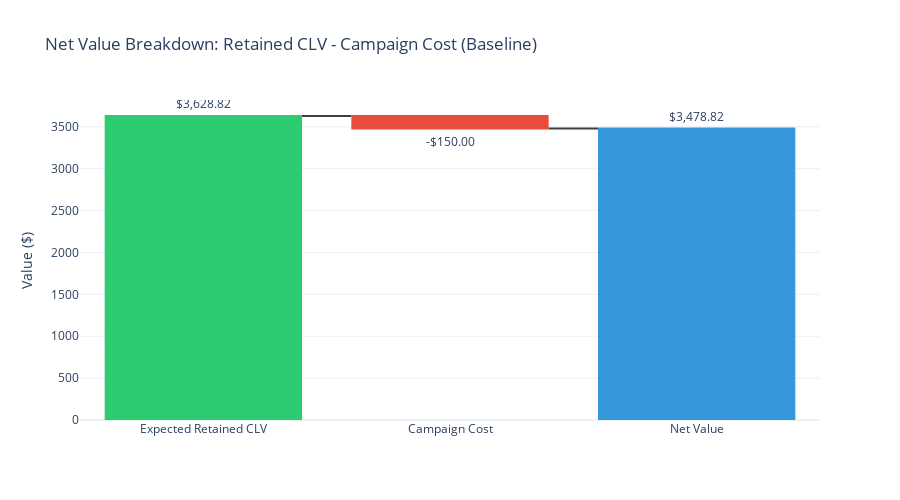

Write notebook code for a chart like this one.
### Code cell
# Visualization 7: Waterfall Chart - Net Value Breakdown
baseline_kpis = baseline_results['kpis']

fig7 = go.Figure(go.Waterfall(
    name="Net Value", orientation="v",
    measure=["relative", "relative", "total"],
    x=["Expected Retained CLV", "Campaign Cost", "Net Value"],
    y=[baseline_kpis['expected_retained_clv'], -baseline_kpis['total_spend'], baseline_kpis['net_value']],
    text=[
        f"${baseline_kpis['expected_retained_clv']:,.2f}",
        f"-${baseline_kpis['total_spend']:,.2f}",
        f"${baseline_kpis['net_value']:,.2f}"
    ],
    textposition="outside",
    connector={"line": {"color": "rgb(63, 63, 63)"}},
    decreasing={"marker": {"color": "#E74C3C"}},
    increasing={"marker": {"color": "#2ECC71"}},
    totals={"marker": {"color": "#3498DB"}}
))

fig7.update_layout(
    title="Net Value Breakdown: Retained CLV - Campaign Cost (Baseline)",
    template='plotly_white',
    height=500,
    showlegend=False,
    yaxis_title="Value ($)"
)

fig7.show()

print("INTERPRETATION:")
print(f"Expected retained CLV of ${baseline_kpis['expected_retained_clv']:,.2f} minus")
print(f"campaign cost of ${baseline_kpis['total_spend']:,.2f} equals net value of ${baseline_kpis['net_value']:,.2f}.")
print(f"ROI: {baseline_kpis['roi']:.1f}%")

### Figure 1 — Plotly figure (JSON) as saved in the notebook; plotly's stock layout.template omitted (floating-point values rounded to 4 significant figures)
{"data": [{"connector": {"line": {"color": "rgb(63, 63, 63)"}}, "decreasing": {"marker": {"color": "#E74C3C"}}, "increasing": {"marker": {"color": "#2ECC71"}}, "measure": ["relative", "relative", "total"], "name": "Net Value", "orientation": "v", "text": ["$3,628.82", "-$150.00", "$3,478.82"], "textposition": "outside", "totals": {"marker": {"color": "#3498DB"}}, "type": "waterfall", "x": ["Expected Retained CLV", "Campaign Cost", "Net Value"], "y": [3629.0, -150, 3479.0]}], "layout": {"height": 500, "showlegend": false, "title": {"text": "Net Value Breakdown: Retained CLV - Campaign Cost (Baseline)"}, "yaxis": {"title": {"text": "Value ($)"}}}}
